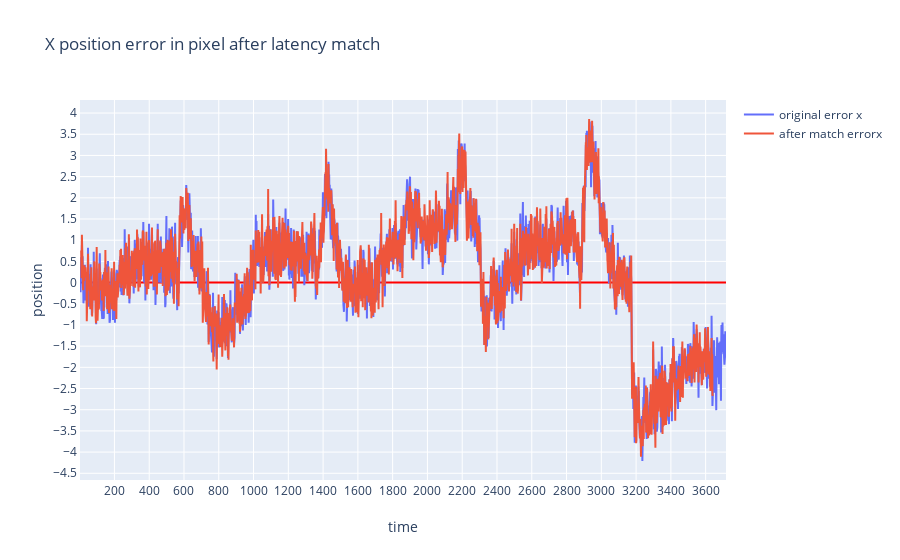
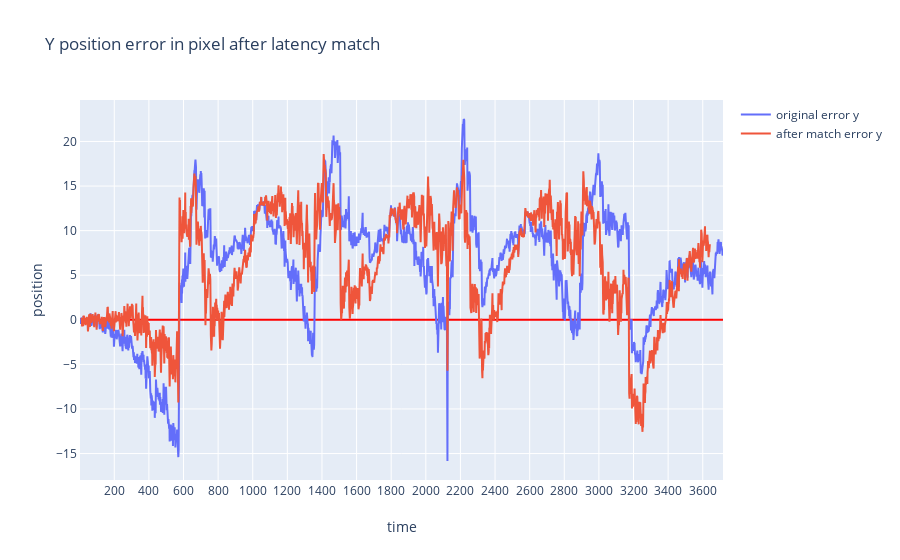

The cell these charts' notebook holds for them, in order:
### Code cell
# show the visual & real position error  in pixel
data_diff_x_shifted = np.subtract(shifted_realx,expected_x)
data_diff_x = np.subtract(data_log['real_x'],data_log['expected_x'])
data_diff_index = shifted_index

p=[]
index = data_log['frame_id']
p.append(go.Scatter(
    y= data_diff_x,
    x= index,
    name='original error x'
    
))
p.append(go.Scatter(
    y= data_diff_x_shifted,
    x= data_diff_index,
    name='after match errorx'
    
))



layout.title= 'X position error in pixel after latency match'
fig=go.Figure(
    data=p,
    layout=layout
)
iplot(fig)
#io.write_html(fig, file=prefix+filename.replace('.csv','_')+layout.title.text.replace(' ','_')+'.html')

data_diff_y_shifted = np.subtract(shifted_realy,expected_y)
data_diff_y = np.subtract(data_log['real_y'],data_log['expected_y'])

p=[]
index = data_log['frame_id']
p.append(go.Scatter(
    y= data_diff_y,
    x= index,
    name='original error y'
    
))
p.append(go.Scatter(
    y= data_diff_y_shifted,
    x= data_diff_index,
    name='after match error y'
    
))



layout.title= 'Y position error in pixel after latency match'
fig=go.Figure(
    data=p,
    layout=layout
)
iplot(fig)
#io.write_html(fig, file=prefix+filename.replace('.csv','_')+layout.title.text.replace(' ','_')+'.html')

### Figure 1 — Plotly figure (JSON) as saved in the notebook; plotly's stock layout.template omitted (floating-point values rounded to 4 significant figures; data arrays with more than 128 entries replaced by an {"elided": "..."} marker saying what was removed)
{"data": [{"name": "original error x", "type": "scatter", "x": {"elided": "2181 int values"}, "y": {"elided": "2181 float values"}}, {"name": "after match errorx", "type": "scatter", "x": {"elided": "2131 int values"}, "y": {"elided": "2131 float values"}}], "layout": {"title": {"text": "X position error in pixel after latency match"}, "xaxis": {"nticks": 20, "showgrid": true, "showline": true, "title": {"text": "time"}, "zeroline": true, "zerolinecolor": "#FF0000"}, "yaxis": {"nticks": 20, "showgrid": true, "showline": true, "title": {"text": "position"}, "zeroline": true, "zerolinecolor": "#FF0000"}}}

### Figure 2 — Plotly figure (JSON) as saved in the notebook; plotly's stock layout.template omitted (floating-point values rounded to 4 significant figures; data arrays with more than 128 entries replaced by an {"elided": "..."} marker saying what was removed)
{"data": [{"name": "original error y", "type": "scatter", "x": {"elided": "2181 int values"}, "y": {"elided": "2181 float values"}}, {"name": "after match error y", "type": "scatter", "x": {"elided": "2131 int values"}, "y": {"elided": "2131 float values"}}], "layout": {"title": {"text": "Y position error in pixel after latency match"}, "xaxis": {"nticks": 20, "showgrid": true, "showline": true, "title": {"text": "time"}, "zeroline": true, "zerolinecolor": "#FF0000"}, "yaxis": {"nticks": 20, "showgrid": true, "showline": true, "title": {"text": "position"}, "zeroline": true, "zerolinecolor": "#FF0000"}}}
